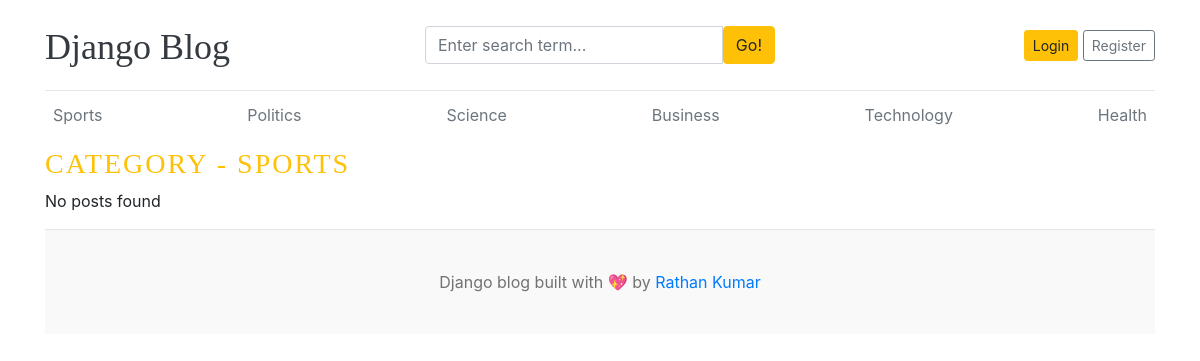
The app's page /category/1/, older data.
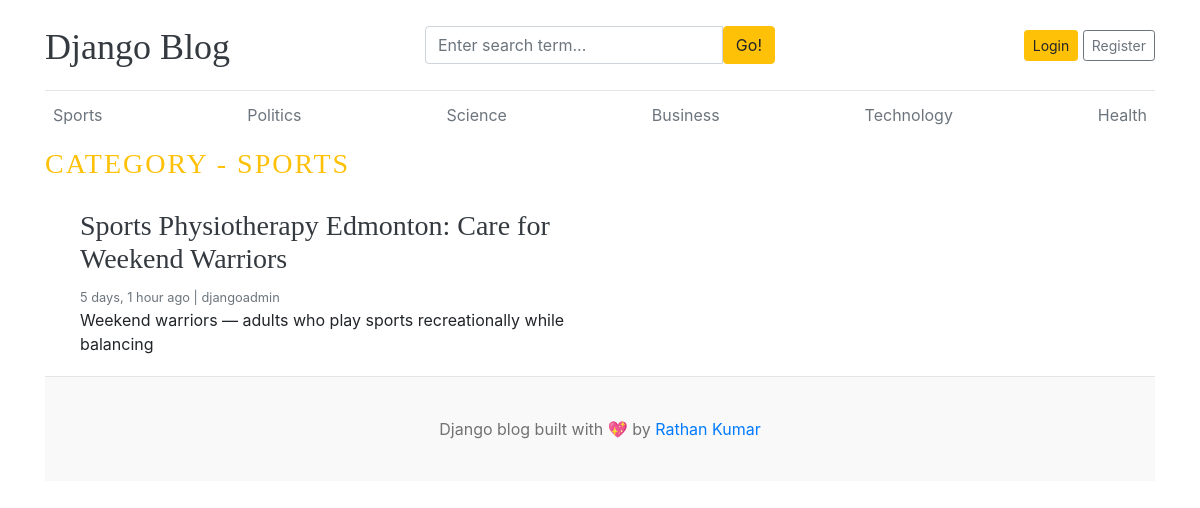
The same page, newer data.
### Blogapp/models.py (models this page shows, shortened)
class Category(models.Model):
    category_name = models.CharField(max_length=50, unique=True)
    created_at = models.DateTimeField(auto_now_add=True)
    updated_at = models.DateTimeField(auto_now=True)
    class Meta:
        verbose_name_plural = 'categories'
    def __str__(self):
        return self.category_name

class Blog(models.Model):
    STATUS_CHOICES = (
        ("Draft", "Draft"),
        ("Published", "Published"),
    )
    title = models.CharField(max_length=100)
    slug = models.SlugField(max_length=150, unique=True, blank=True)
    category = models.ForeignKey(Category, on_delete=models.CASCADE)
    author = models.ForeignKey(User, on_delete=models.CASCADE)
    featured_image = models.ImageField(upload_to='uploads/%Y/%m/%d')
    short_description = models.TextField(max_length=500)
    blog_body = models.TextField(max_length=2000)
    status = models.CharField(max_length=20, choices=STATUS_CHOICES, default="Draft")
    is_featured = models.BooleanField(default=False)
    created_at = models.DateTimeField(auto_now_add=True)
    updated_at = models.DateTimeField(auto_now=True)

### Blogapp/views.py (the view)
# urls.py: path('<int:category_id>/',posts_by_category,name='posts_by_category')
def posts_by_category(request,category_id):
    posts=Blog.objects.filter(status='Published', category=category_id)
    category = get_object_or_404(Category,pk=category_id)
    context={
        'posts':posts,
       'category':category,
    }
    return render(request, 'posts_by_category.html', context)

### Blogapp/context_processors.py (called while the page is built)
def get_categories(request):
    categories = Category.objects.all()
    return dict(categories=categories)

def get_social_link(request):
    social_link = SocialLink.objects.all()
    return dict(social_link=social_link)

### Blogapp/templates/posts_by_category.html
{% extends 'base.html' %}
{% block content %}
<h3 class="text-uppercase text-warning" style="letter-spacing: 2px;">Category - {{ category }}</h3>
<div cla`ss="row mb-2">
    {% if posts %}
    {% for post in posts %}
    <div class="col-md-6">
        <div class="card border-0">
            <div class="card-body">
                <h3><a href="{% url 'blogs' post.slug %}" class="text-dark">{{ post.title }}</a></h3>
                <small class="mb-1 text-muted">{{ post.created_at | timesince }} ago | {{ post.author }}</small>
                <p class="card-text">{{ post.short_description | truncatewords:25}}</p>
            </div>
        </div>
    </div>
    {% endfor %}
    {% else %}
    <p>No posts found</p>
    {% endif %}
</div>
{% endblock %}

### Blogapp/templates/base.html (shortened to what this page needs)
{% load static %}
<!DOCTYPE html>
<html lang="en">
<head>
    <link href="https://getbootstrap.com/docs/4.0/dist/css/bootstrap.min.css" rel="stylesheet">
    <link href="{% static 'css/blog.css' %}" rel="stylesheet">
</head>
<body>
    <div class="container">
        <header class="blog-header py-3">
            <div class="row flex-nowrap justify-content-between align-items-center">
                <div class="col-4 pt-1">
                    <a class="blog-header-logo text-dark" href="/">Django Blog</a>
                </div>
                <div class="col-4">
                    <form action="{% url 'search' %}" method="GET">
                        <div class="input-group">
                        <input class="form-control" type="text" name="keyword" value="{{ keyword }}" placeholder="Enter search term..." aria-label="Enter search term..." aria-describedby="button-search" />
                        <button type="submit" class="btn btn-warning" id="button-search" type="button">Go!</button>
                    </div>
                    </form>
                </div>
                <div class="col-4 d-flex justify-content-end align-items-center">
                    {% if user.is_authenticated%}
                    Welcome {{ user }}&nbsp;&nbsp;&nbsp;&nbsp;
                    <a class="btn btn-sm btn-warning" href="{% url 'logout' %}">Logout</a>
                    {% else %}
                        <a class="btn btn-sm btn-warning" href="{% url 'login' %}">Login</a> &nbsp;
                        <a class="btn btn-sm btn-outline-secondary" href="{% url 'register' %}">Register</a>
                    {% endif %}
                </div>
            </div>
        </header>
        <div class="nav-scroller py-1 mb-2">
            <nav class="nav d-flex justify-content-between">
                {% for cat in categories%}
                <a class="p-2 text-muted" href="{% url 'posts_by_category' cat.id %}">{{ cat.category_name}}</a>
                {% endfor %}
            </nav>
        </div>
        {% block content %}
        {% endblock %}
        <footer class="blog-footer">
            <p>Django blog built with 💖 by <a href="#">Rathan Kumar</a></p>
        </footer>
</body>
</html>

Row changes from the older to the newer data that the page shows:
added Blog: title "Sports Physiotherapy Edmonton: Care for Weekend Warriors", created_at "5 days, 1 hour", author "djangoadmin", short_description "Weekend warriors — adults who play sports recreationally while balancing"
Text that changed along with them:
text no longer shown: "No posts found"
